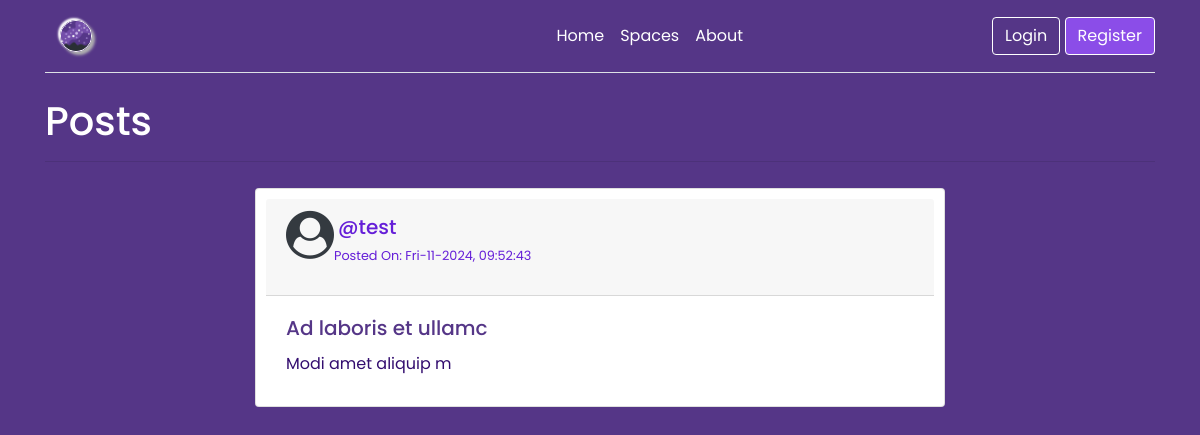
Before: / with the older database file.
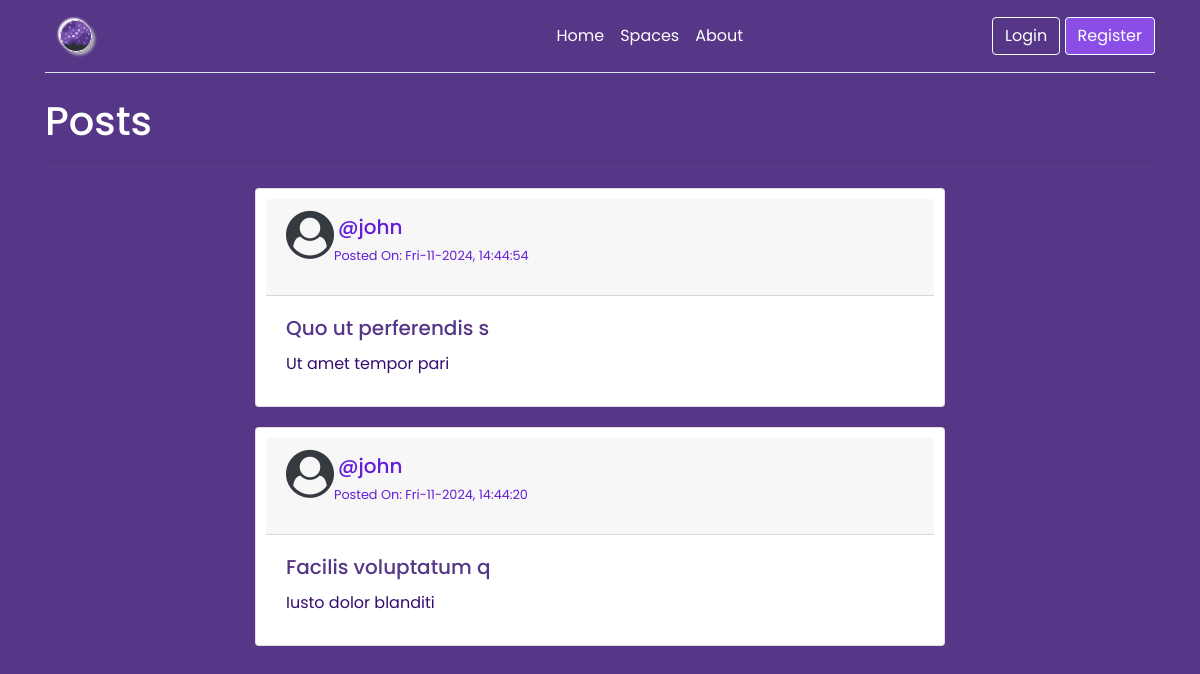
After: the same page with the newer database file.
### tables this page shows
CREATE TABLE posts (
  id INTEGER PRIMARY KEY AUTOINCREMENT,
  author_id INTEGER NOT NULL,
  created TIMESTAMP NOT NULL DEFAULT CURRENT_TIMESTAMP,
  title TEXT NOT NULL,
  body TEXT NOT NULL,
  FOREIGN KEY (author_id) REFERENCES users (id)
);

CREATE TABLE users (
  id INTEGER PRIMARY KEY AUTOINCREMENT,
  username TEXT UNIQUE NOT NULL,
  password TEXT NOT NULL
);

### app/blog.py (the view)
@bp.route("/")
def index():
    db = get_db()
    posts = db.execute(
        "SELECT p.id, title, body, created, author_id, username"
        " FROM posts p JOIN users u ON p.author_id = u.id"
        " ORDER BY created DESC"
    ).fetchall()
    return render_template("blog/index.html", posts=posts)

### app/auth.py (called while the page is built)
@bp.before_app_request
def load_logged_in_user():
    user_id = session.get("user_id")
    if user_id is None:
        g.user = None
    else:
        g.user = (
            get_db().execute("SELECT * FROM users WHERE id = ?", (user_id,)).fetchone()
        )

### app/db.py (called while the page is built)
def get_db():
    if "db" not in g:
        g.db = sqlite3.connect(
            current_app.config["DATABASE"], detect_types=sqlite3.PARSE_DECLTYPES
        )
        g.db.row_factory = sqlite3.Row
    return g.db

### app/templates/blog/index.html (shortened to what this page needs)
{% extends 'base.html' %} {% block header %}
<h1>
  {% block title %}Posts{% endblock %}
</h1>
<hr />
{% endblock %} {% block content %}
<section id="gallery">
  <div class="container posts">
    {% for post in posts %}
    <div class="row">
      <div class="col-lg-8 mb-8 offset-2">
        <div class="card post-card">
          <div class="card-header">
            <div class="media">
              <a class="thumbnail pull-left" href="#">
                <i span class="fa fa-user-circle fa-3x text-dark"></i>
              </a>
              <div class="media-body">
                <h5 class="media-heading m-1">@{{ post['username'] }}</h5>
                <p>
                  <span class="label label-info small"
                    >Posted On: {{ post['created'].strftime('%a-%m-%Y, %T')
                    }}</span
                  >
                </p>
              </div>
            </div>
          </div>
          <div class="card-body">
            <h5 class="card-title">{{ post['title'] }}</h5>
            <p class="card-text">{{ post['body'] }}</p>
          </div>
        </div>
      </div>
    </div>
    {% endfor %}
  </div>
</section>
{% endblock %}

### app/templates/base.html (shortened to what this page needs)
<!DOCTYPE html>
<html lang="en">
  <head>
    <link
      rel="stylesheet"
      href="https://cdn.jsdelivr.net/npm/bootstrap@4.5.3/dist/css/bootstrap.min.css"
    />
    <link
      rel="stylesheet"
      href="{{ url_for('static', filename='style.css') }}"
    />
    <link
      rel="stylesheet"
      href="https://cdnjs.cloudflare.com/ajax/libs/font-awesome/4.7.0/css/font-awesome.min.css"
    />
  </head>
  <body>
    <main>
      <div class="container">
        <header
          class="d-flex flex-wrap align-items-center justify-content-center justify-content-md-between py-3 mb-4 border-bottom"
        >
          <a
            href="/"
            class="d-flex align-items-center col-md-3 mb-2 mb-md-0 text-dark text-decoration-none"
          >
            <img
              src="{{ url_for('static', filename='logo.png') }}"
              class="logo"
              alt="logo"
              width="32"
              height="32"
            />
          </a>
          <ul
            class="nav col-12 col-md-auto mb-2 justify-content-center mb-md-0"
          >
            <li><a href="/" class="nav-link px-2 link">Home</a></li>
            <li>
              <a href="{{ url_for('space.index') }}" class="nav-link px-2 link"
                >Spaces</a
              >
            </li>
            <li><a href="#" class="nav-link px-2 link">About</a></li>
          </ul>
          <div class="text-end">
            {% if g.user %}
            <div class="dropdown text-end">
              <a
                href="#"
                class="link-dark text-decoration-none dropdown-toggle"
                data-toggle="dropdown"
                aria-expanded="false"
              >
                <i span class="fa fa-user-circle fa-2x"></i>
              </a>
              <ul class="dropdown-menu">
                <li><a class="dropdown-item" href="#">Profile</a></li>
                <li>
                  <a class="dropdown-item" href="{{ url_for('auth.logout') }}"
                    >Logout</a
                  >
                </li>
              </ul>
            </div>
            {% else %}
            <a
              href="{{ url_for('auth.login') }}"
              type="button"
              class="btn btn-login me-2"
            >
              Login
            </a>
            <a
              href="{{ url_for('auth.register') }}"
              type="button"
              class="btn btn-register"
              >Register</a
            >
            {% endif %}
          </div>
        </header>
        <section class="content">
          <header>{% block header %}{% endblock %}</header>
           {% block content %}{% endblock %}
        </section>
      </div>
    </main>
  </body>
</html>

### app/static/style.css (style rules this page uses)
* { margin: 0; padding: 0; box-sizing: border-box; font-family: "Poppins", sans-serif; }
body { background: #553687; }
body, h1, h2, h3, h4, h5, h6, p, a, span, div { color: white; }
.logo { border-radius: 50%; border: 1px solid #fff; box-shadow: 3px 3px 3px #b1b1b1, -2px -2px 2px #fff; }
.btn-login { border: solid 1px #fff; color: #fff; }
.btn-register { border: solid 1px #fff; color: #fff; background-color: #8b4de8; }
.post-card { background-color: #fff; padding: 10px; margin: 10px; }
.post-card .card-header { color: #651ed8; }
.post-card .card-title { color: #553687; }
.post-card .card-text { color: #330d6f; }
.post-card .media-body .label { color: #651ed8; }
.post-card .media-heading { color: #651ed8; }
.posts { height: 500px; overflow-y: scroll; }

Changed rows visible on the page:
removed posts: username "test", created "Fri-11-2024, 09:52:43", title "Ad laboris et ullamc", body "Modi amet aliquip m"
added posts: username "john", created "Fri-11-2024, 14:44:54", title "Quo ut perferendis s", body "Ut amet tempor pari"
added posts: username "john", created "Fri-11-2024, 14:44:20", title "Facilis voluptatum q", body "Iusto dolor blanditi"
